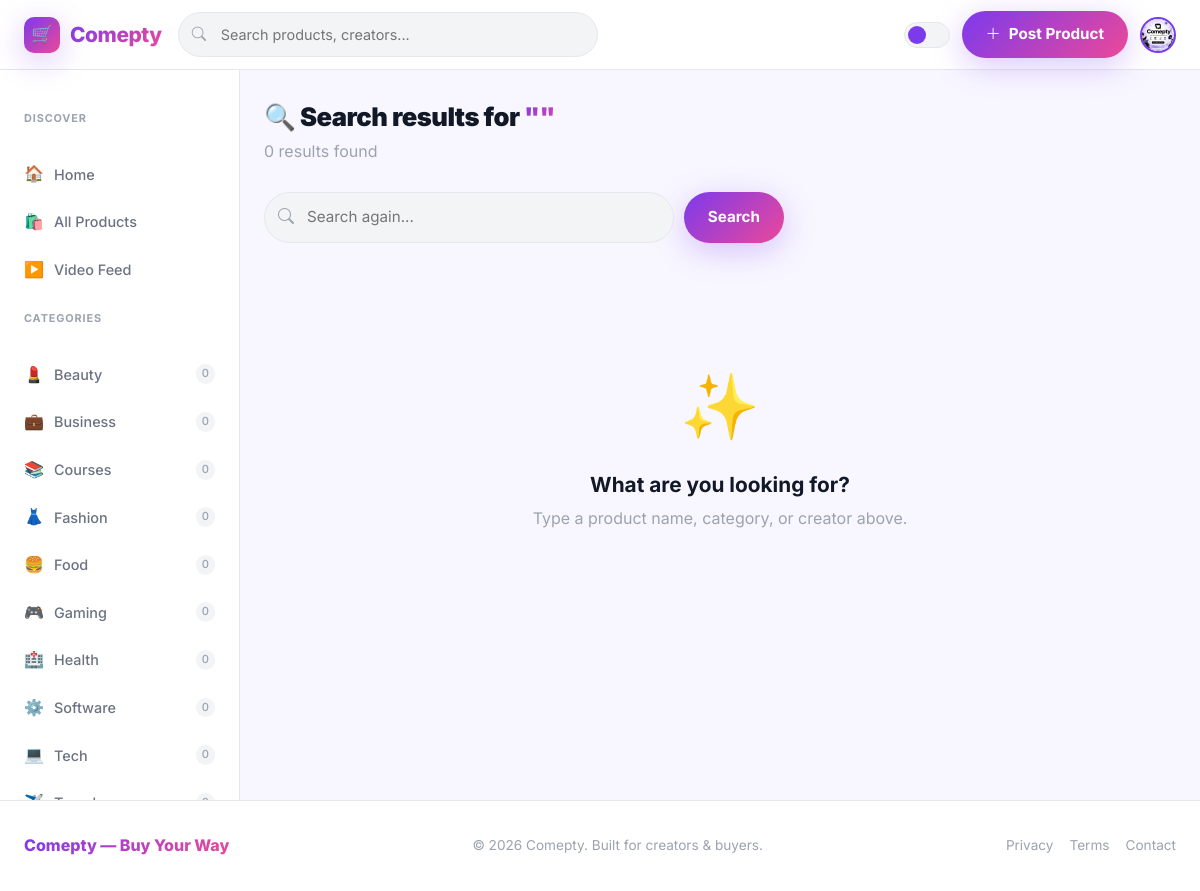
The app's page /search/ (signed in) with its own data.
### users/models.py (models this page shows, shortened)
class Profile(models.Model):
    user = models.OneToOneField(User, on_delete=models.CASCADE, related_name='profile')
    bio = models.TextField(max_length=500, blank=True)
    avatar = models.ImageField(upload_to='avatars/', blank=True)
    website = models.URLField(blank=True)
    twitter = models.CharField(max_length=100, blank=True)
    instagram = models.CharField(max_length=100, blank=True)
    is_verified = models.BooleanField(default=False)
    created_at = models.DateTimeField(auto_now_add=True)
    @property
    def avatar_url(self):
        if self.avatar:
            return self.avatar.url
        return f'https://ui-avatars.com/api/?name={self.user.username}&background=6366f1&color=fff&size=150'

### products/models.py (models this page shows, shortened)
class Category(models.Model):
    ICONS = {
        'tech': '💻',
        'software': '⚙️',
        'fashion': '👗',
        'business': '💼',
        'gaming': '🎮',
        'courses': '📚',
        'health': '🏥',
        'travel': '✈️',
        'food': '🍔',
        'beauty': '💄',
    }
    name = models.CharField(max_length=100)
    slug = models.SlugField(unique=True)
    description = models.TextField(blank=True)
    icon = models.CharField(max_length=10, blank=True)
    color = models.CharField(max_length=7, default='#6366f1')
    created_at = models.DateTimeField(auto_now_add=True)
    class Meta:
        verbose_name_plural = 'Categories'
        ordering = ['name']
    @property
    def product_count(self):
        return self.products.filter(status='approved').count()

### core/views.py (the view, shortened to what this page needs)
# urls.py: path('search/', views.search, name='search'),
def search(request):
    q = request.GET.get('q', '')
    products = Product.objects.none()
    return render(request, 'core/search.html', {'products': products, 'q': q})

### core/context_processors.py (called while the page is built)
def categories_processor(request):
    return {'all_categories': Category.objects.all()}

### templates/core/search.html (shortened to what this page needs)
{% extends 'base.html' %}
{% load static %}
{% block content %}
<div style="margin-bottom:28px;">
  <h1 style="font-size:1.6rem;font-weight:900;letter-spacing:-0.02em;margin-bottom:6px;">
    🔍 Search results for <span class="text-gradient">"{{ q }}"</span>
  </h1>
  <p style="color:var(--text-muted);">{{ products|length }} result{{ products|length|pluralize }} found</p>
</div>
<form action="{% url 'core:search' %}" method="get" style="margin-bottom:32px;max-width:520px;">
  <div style="display:flex;gap:10px;">
    <div style="flex:1;position:relative;">
      <i class="bi bi-search" style="position:absolute;left:14px;top:50%;transform:translateY(-50%);color:var(--text-muted);"></i>
      <input type="text" name="q" value="{{ q }}" placeholder="Search again..."
        style="width:100%;padding:12px 16px 12px 42px;background:var(--bg-input);border:1.5px solid var(--border);border-radius:var(--radius-pill);color:var(--text-primary);font-size:0.95rem;outline:none;"
        onfocus="this.style.borderColor='var(--brand-primary)'"
        onblur="this.style.borderColor='var(--border)'" />
    </div>
    <button type="submit" class="btn-primary-brand" style="padding:12px 24px;">Search</button>
  </div>
</form>
{% if q %}
  {% if products %}
  <div class="product-grid">
    {% for product in products %}
    {% include 'partials/product_card.html' %}
    {% endfor %}
  </div>
  {% else %}
  <div class="empty-state">
    <div class="empty-icon">🔍</div>
    <h3 class="empty-title">No results for "{{ q }}"</h3>
    <p class="empty-text">Try different keywords, or browse all products below.</p>
    <a href="{% url 'products:list' %}" class="btn-primary-brand">Browse All Products</a>
  </div>
  {% endif %}
{% else %}
<div class="empty-state">
  <div class="empty-icon">✨</div>
  <h3 class="empty-title">What are you looking for?</h3>
  <p class="empty-text">Type a product name, category, or creator above.</p>
</div>
{% endif %}
{% endblock %}

### templates/base.html (shortened to what this page needs)
{% load static %}
<!DOCTYPE html>
<html lang="en" data-theme="light">
<head>
  <link rel="stylesheet" href="https://cdn.jsdelivr.net/npm/bootstrap-icons@1.11.3/font/bootstrap-icons.min.css" />
  <link href="https://cdn.jsdelivr.net/npm/bootstrap@5.3.0/dist/css/bootstrap.min.css" rel="stylesheet" />
  <link rel="stylesheet" href="{% static 'css/main.css' %}" />
</head>
<body>
<div class="site-wrapper">
  <nav class="navbar-comepty">
    <a href="{% url 'core:home' %}" class="navbar-brand text-decoration-none">
      <div class="logo-icon">🛒</div>
      <span>Comepty</span>
    </a>
    <form class="navbar-search d-none d-md-block" action="{% url 'core:search' %}" method="get">
      <i class="bi bi-search search-icon"></i>
      <input type="text" name="q" placeholder="Search products, creators..." value="{{ request.GET.q }}" />
    </form>
    <div class="navbar-actions">
      <div class="theme-toggle" id="themeToggle" title="Toggle dark/light mode" role="button" tabindex="0" aria-label="Toggle theme"></div>
      {% if user.is_authenticated %}
        <a href="{% url 'products:create' %}" class="btn-primary-brand d-none d-sm-inline-flex">
          <i class="bi bi-plus-lg"></i> Post Product
        </a>
        <div class="dropdown">
          <img src="{{ user.profile.avatar_url }}" alt="{{ user.username }}"
               style="width:36px;height:36px;border-radius:50%;object-fit:cover;cursor:pointer;border:2px solid var(--brand-primary);"
               data-bs-toggle="dropdown" />
        </div>
      {% else %}
        <a href="{% url 'users:login' %}" class="btn-ghost">Login</a>
        <a href="{% url 'users:register' %}" class="btn-primary-brand">Sign Up Free</a>
      {% endif %}
    </div>
  </nav>
  <div class="main-container">
    <aside class="sidebar">
      <nav class="sidebar-nav">
        <p class="sidebar-section-title">Discover</p>
        <a href="{% url 'core:home' %}" class="sidebar-link {% if request.resolver_match.url_name == 'home' %}active{% endif %}">
          <span class="link-icon">🏠</span> Home
        </a>
        <a href="{% url 'products:list' %}" class="sidebar-link {% if request.resolver_match.url_name == 'list' %}active{% endif %}">
          <span class="link-icon">🛍️</span> All Products
        </a>
        <a href="{% url 'products:feed' %}" class="sidebar-link {% if request.resolver_match.url_name == 'feed' %}active{% endif %}">
          <span class="link-icon">▶️</span> Video Feed
        </a>
        <p class="sidebar-section-title">Categories</p>
        {% for cat in all_categories %}
        <a href="{% url 'products:category' cat.slug %}"
           class="sidebar-link {% if request.resolver_match.kwargs.slug == cat.slug %}active{% endif %}">
          <span class="link-icon">{{ cat.icon }}</span>
          {{ cat.name }}
          <span class="category-badge">{{ cat.product_count }}</span>
        </a>
        {% endfor %}
      </nav>
    </aside>
    <main class="main-content">
      {% block content %}{% endblock %}
    </main>
  </div>
  <footer class="site-footer">
    <div class="footer-inner">
      <span class="footer-brand">Comepty — Buy Your Way</span>
      <span class="footer-text">© 2026 Comepty. Built for creators &amp; buyers.</span>
      <div style="display:flex;gap:16px;">
        <a href="#" style="color:var(--text-muted);font-size:0.85rem;">Privacy</a>
        <a href="#" style="color:var(--text-muted);font-size:0.85rem;">Terms</a>
        <a href="#" style="color:var(--text-muted);font-size:0.85rem;">Contact</a>
      </div>
    </div>
  </footer>
</div>
</body>
</html>

### records on screen
Category: icon "💄", name "Beauty", product_count "0"
Category: icon "💼", name "Business", product_count "0"
Category: icon "📚", name "Courses", product_count "0"
Category: icon "👗", name "Fashion", product_count "0"
Category: icon "🍔", name "Food", product_count "0"
Category: icon "🎮", name "Gaming", product_count "0"
Category: icon "🏥", name "Health", product_count "0"
Category: icon "⚙️", name "Software", product_count "0"
Category: icon "💻", name "Tech", product_count "0"

### other values on screen
{{ products|length }} "0"
